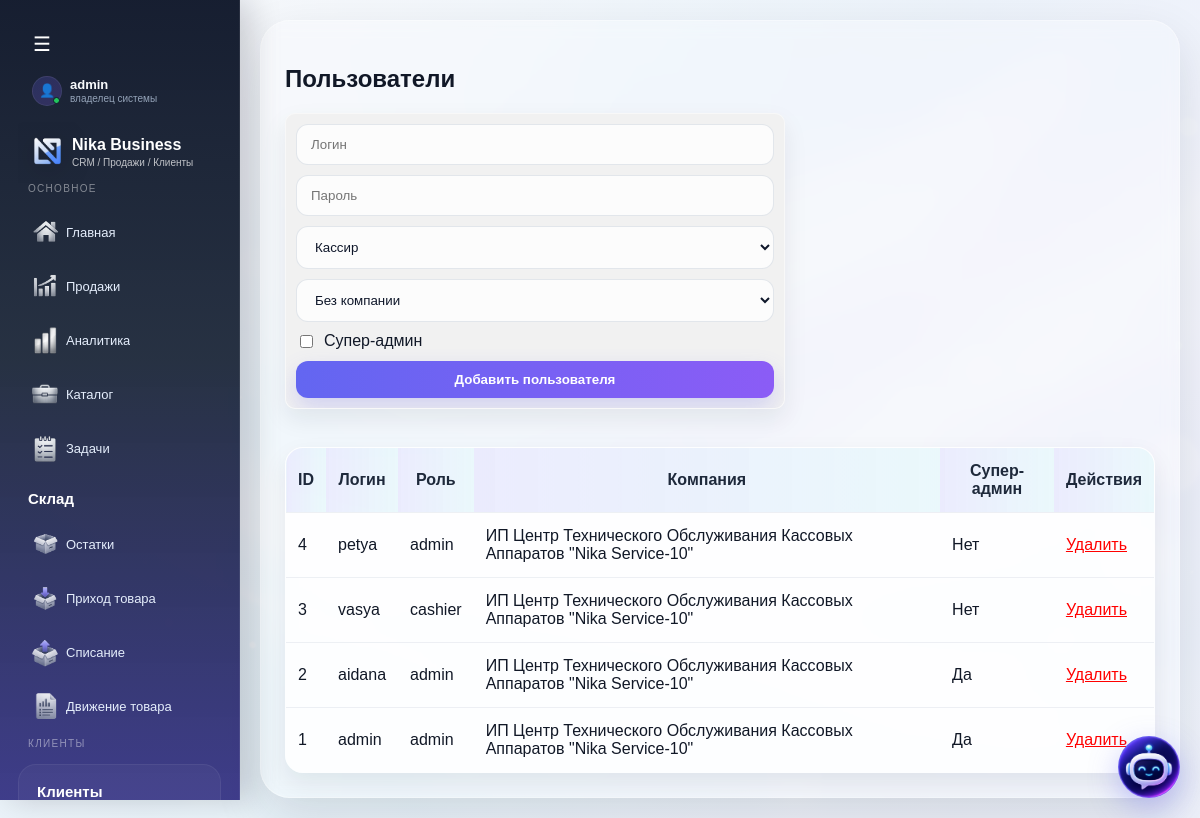
/users (signed in), run on an earlier commit of the app's database.
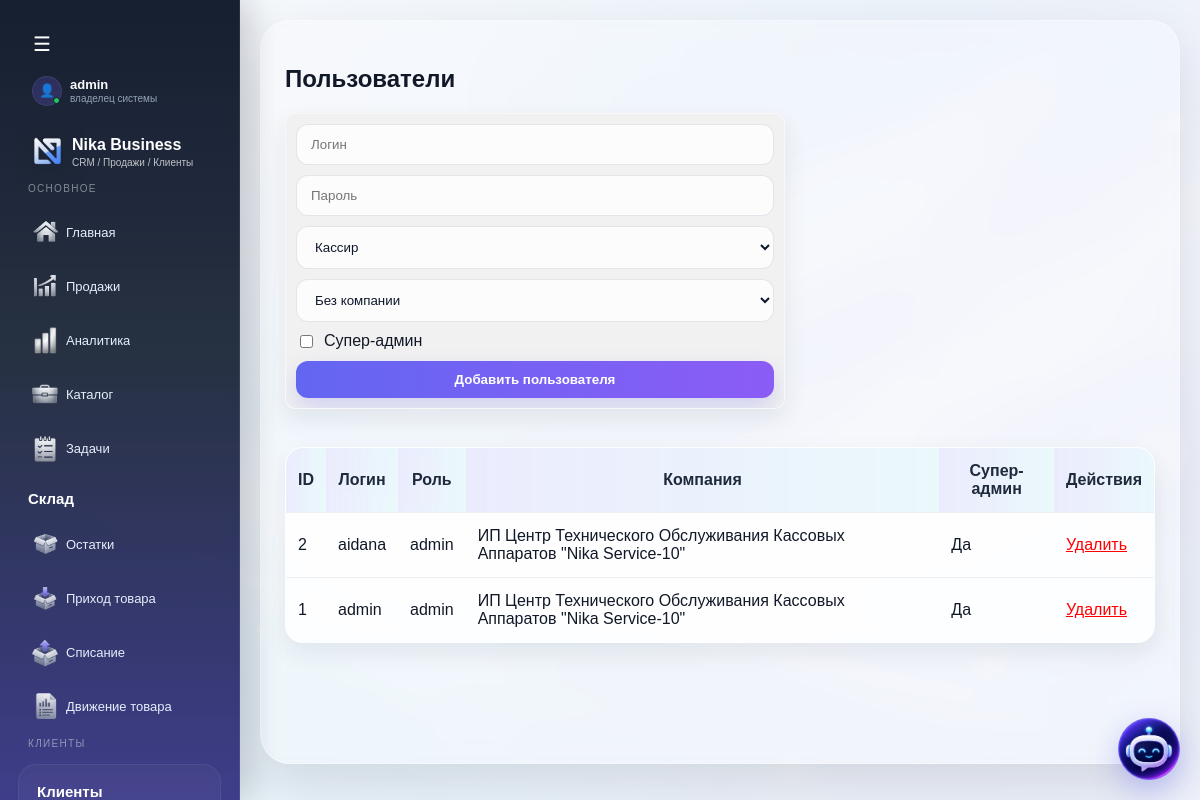
And on a later commit of the database.
### tables this page shows
CREATE TABLE users (
        id INTEGER PRIMARY KEY AUTOINCREMENT,
        username TEXT UNIQUE,
        password TEXT,
        role TEXT DEFAULT 'cashier',
        company_id INTEGER,
        is_super_admin INTEGER DEFAULT 0,
        created_at TEXT
    , is_creator INTEGER DEFAULT 0);

CREATE TABLE companies (
        id INTEGER PRIMARY KEY AUTOINCREMENT,
        name TEXT,
        bin TEXT,
        address TEXT,
        phone TEXT,
        is_active INTEGER DEFAULT 0
    , iik TEXT, bik TEXT, bank TEXT, kbe TEXT, knp TEXT, director TEXT, owner_id INTEGER, tariff TEXT, paid_until TEXT);

### routes/auth.py (the view, shortened to what this page needs)
@auth_bp.route("/users", methods=["GET", "POST"])
def users():
    if not session.get("user_id"):
        return redirect("/login")
    if not session.get("is_super_admin"):
        return "Доступ запрещен", 403
    conn = get_db()
    users = conn.execute("""
        SELECT users.*, companies.name as company_name
        FROM users
        LEFT JOIN companies ON users.company_id = companies.id
        ORDER BY users.id DESC
    """).fetchall()
    companies = conn.execute("""
        SELECT * FROM companies
        ORDER BY id DESC
    """).fetchall()
    conn.close()
    return render_template("users.html", users=users, companies=companies)

### app.py (called while the page is built, shortened)
@app.before_request
def check_company_access():
    if session.get("is_super_admin") or session.get("is_creator"):
        return

### models.py (called while the page is built)
def get_db():
    conn = sqlite3.connect(DATABASE, timeout=5)
    conn.row_factory = sqlite3.Row
    return conn

### templates/users.html (shortened to what this page needs)
{% extends "base.html" %}
{% block content %}
<h2>Пользователи</h2>
<form method="POST" class="card" style="max-width:500px; display:grid; gap:10px;">
    <input name="username" placeholder="Логин" required>
    <input name="password" placeholder="Пароль" required>
    <select name="role">
        <option value="cashier">Кассир</option>
    </select>
    <select name="company_id">
        <option value="">Без компании</option>
    </select>
    <label style="display:flex; gap:8px; align-items:center;">
        <input type="checkbox" name="is_super_admin" value="1" style="width:auto;">
        Супер-админ
    </label>
    <button class="btn">Добавить пользователя</button>
</form>
<br>
<div class="desktop-table">
	<table class="table">
		<tr>
			<th>ID</th>
			<th>Логин</th>
			<th>Роль</th>
			<th>Компания</th>
			<th>Супер-админ</th>
			<th>Действия</th>
		</tr>
		{% for u in users %}
		<tr>
			<td>{{ u.id }}</td>
			<td>{{ u.username }}</td>
			<td>{{ u.role }}</td>
			<td>{{ u.company_name or "-" }}</td>
			<td>{{ "Да" if u.is_super_admin else "Нет" }}</td>
			<td>
				{% if not u.is_creator %}
				<a href="/users/delete/{{ u.id }}"
				   onclick="return confirm('Удалить пользователя?')"
			       style="color:red;">
			       Удалить
				</a>
				{% else %}
				<span style="color:gray;">Создатель</span>
				{% endif %}
			</td>
		</tr>
		{% endfor %}
	</table>
</div>
{% endblock %}

### templates/base.html (shortened to what this page needs)
<!DOCTYPE html>
<html lang="ru">
<head>
</head>
<body>
<div class="layout">
	<div class="sidebar" id="sidebar">
			<div class="top-sidebar-row">
				<div class="toggle-btn desktop-toggle"
					 onclick="toggleSidebar()">
					☰
				</div>
				<div class="sidebar-user-wrap">
					<div class="sidebar-avatar">
						👤
						<span class="online-dot"></span>
					</div>
					<div class="sidebar-user-info">
						<div class="user-name">
							{{ session.get("username") }}
						</div>
						<div class="user-role">
							{% if session.get("is_creator") %}
								создатель системы 🔥
							{% elif session.get("is_super_admin") %}
								владелец системы
							{% elif session.get("role") == "admin" %}
								админ компании
							{% else %}
								кассир
							{% endif %}
						</div>
					</div>
				</div>
			</div>
			<div class="sidebar-logo">
				<img src="/static/img/logo-mini.png" class="logo-mark">
				<div class="logo-text-wrap">
					<div class="logo-name">Nika Business</div>
					<div class="logo-sub">CRM / Продажи / Клиенты</div>
				</div>
			</div>
		<div class="menu-section">
			<div class="menu-caption">Основное</div>
			<a href="/dashboard">
				<img src="/static/icons/home.png" class="menu-icon">
				<span class="text">Главная</span>
			</a>
			<a href="/sales">
				<img src="/static/icons/sales.png" class="menu-icon">
				<span class="text">Продажи</span>
			</a>
			<a href="/analytics">
				<img src="/static/icons/analytics.png" class="menu-icon">
				<span class="text">Аналитика</span>
			</a>
			<a href="/items">
				<img src="/static/icons/items.png" class="menu-icon">
				<span class="text">Каталог</span>
			</a>
			<a href="/tasks">
				<img src="/static/icons/tasks.png" class="menu-icon">
				<span class="text">Задачи</span>
			</a>
		</div>
		<div class="menu-section">
			<div class="menu-title">
				Склад
			</div>
			<a href="/stock" class="menu-link">
				<img
					src="/static/icons/stock.png"
					class="menu-icon"
				>
				<span class="text">Остатки</span>
			</a>
			<a href="/stock/income" class="menu-link">
				<img
					src="/static/icons/income.png"
					class="menu-icon"
				>
				<span class="text">Приход товара</span>
			</a>
			<a href="/stock/writeoff" class="menu-link">
				<img
					src="/static/icons/writeoff.png"
					class="menu-icon"
				>
				<span class="text">Списание</span>
			</a>
			<a href="/stock/movements" class="menu-link">
				<img
					src="/static/icons/movements.png"
					class="menu-icon"
				>
				<span class="text">Движение товара</span>
			</a>
		</div>
        <div class="menu-section">
            <div class="menu-caption">Клиенты</div>
            <div class="menu-group">
                <div class="menu-title">Клиенты</div>
            </div>
        </div>
	</div>
    <div class="content">
        <div class="page-shell">
            {% block content %}{% endblock %}
        </div>
    </div>
</div>
<div id="agent-wrapper">
	<button id="agent-toggle" onclick="toggleAgent()">
		<img src="/static/icons/assistant-icon.png"
			 alt="AI"
			 class="agent-icon">
	</button>
</div>
</body>
</html>

What changed in the data, as far as the page shows it:
removed users: id "4", username "petya", role "admin", name "ИП Центр Технического Обслуживания Кассовых Аппаратов \"Nika Service-10\"", is_super_admin "Нет"
removed users: id "3", username "vasya", role "cashier", name "ИП Центр Технического Обслуживания Кассовых Аппаратов \"Nika Service-10\"", is_super_admin "Нет"
